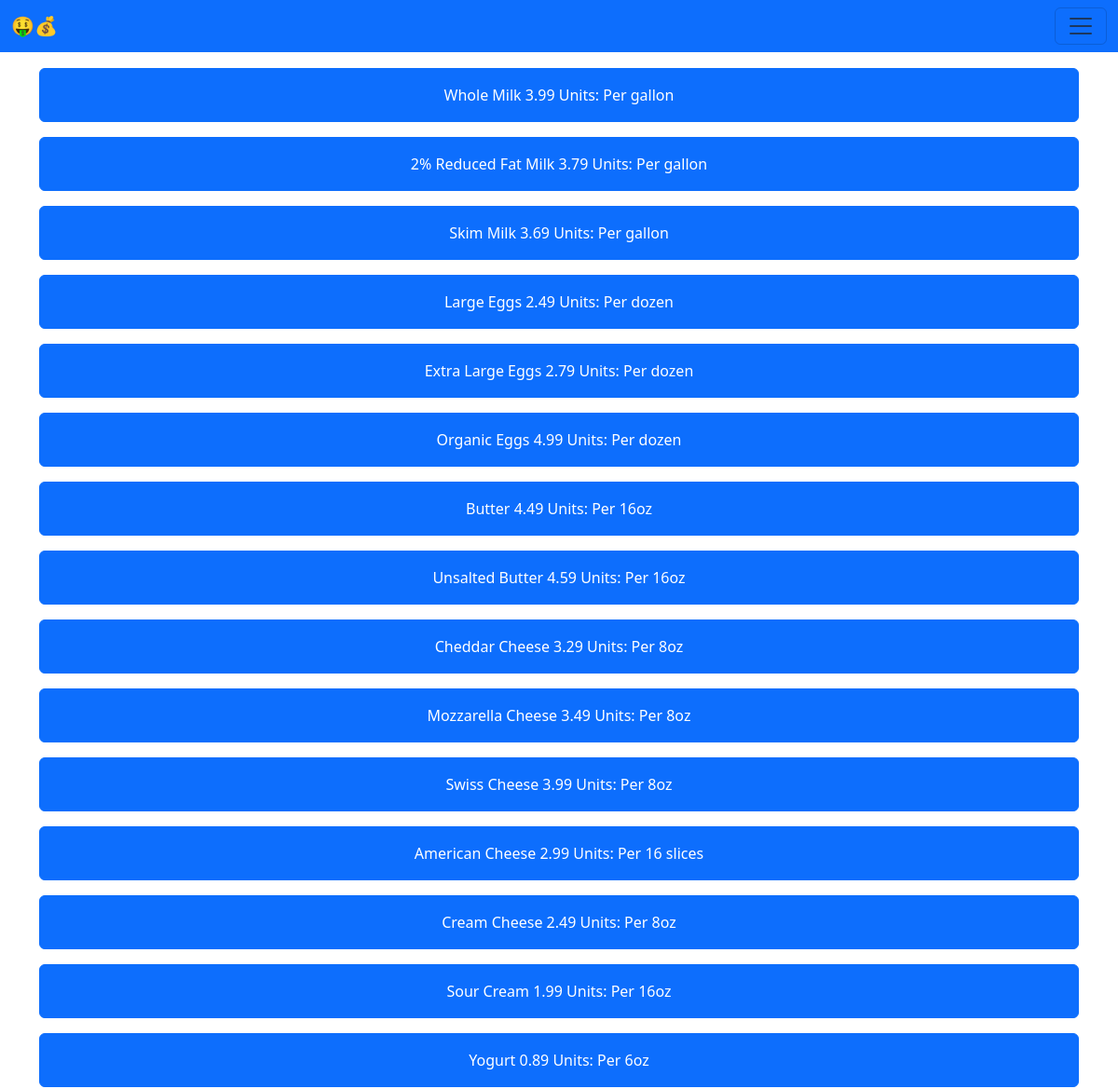
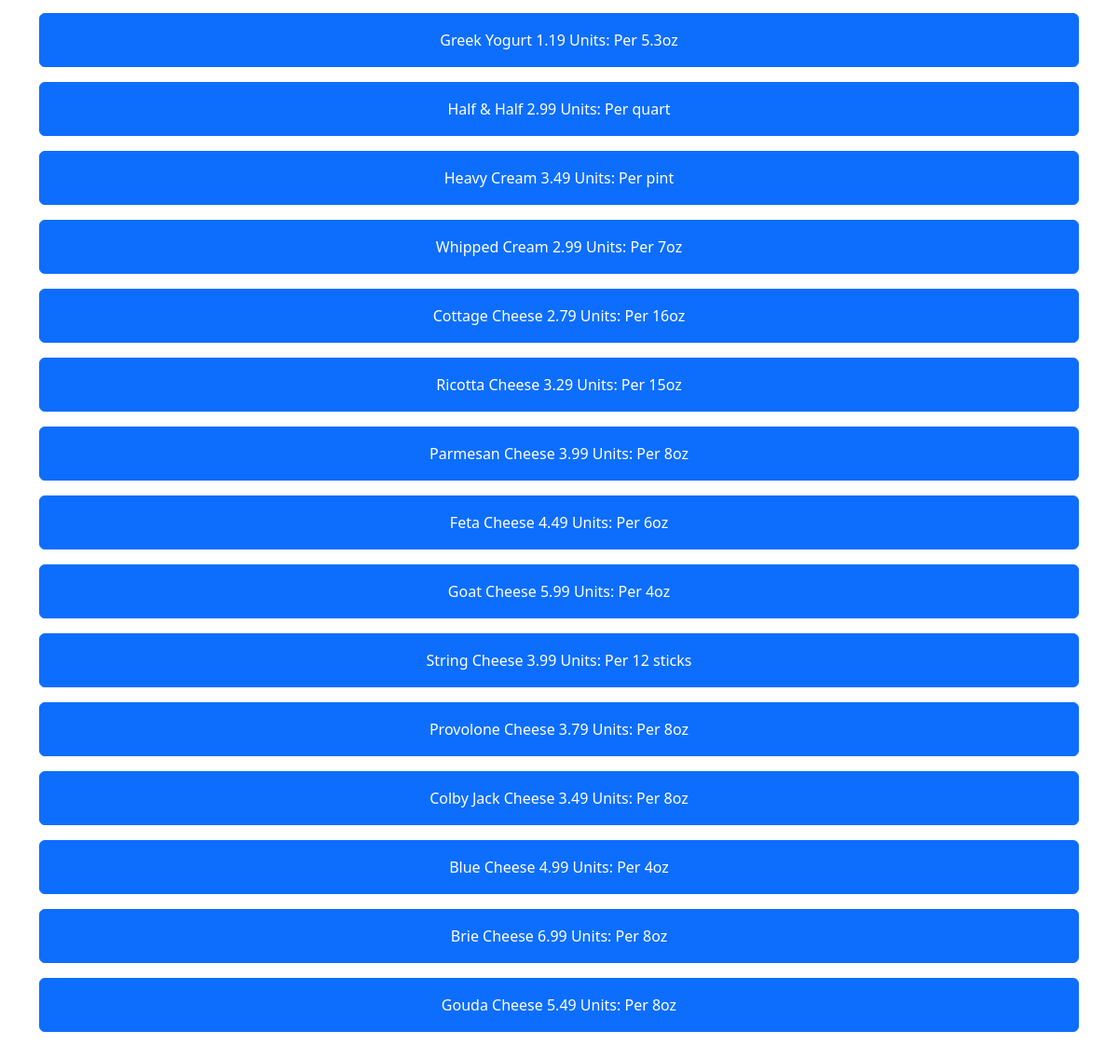
The page /items/Dairy/ on the database its author committed (2 pictures, top to bottom).
### sales/models.py (models this page shows, shortened)
class Items(models.Model):
    id = models.AutoField(primary_key=True)
    name = models.TextField()
    price = models.FloatField()
    category = models.TextField(blank=True, null=True)
    unit = models.TextField(blank=True, null=True)
    website_link = models.TextField(blank=True, null=True)
    last_updated = models.TextField(blank=True, null=True)  # This field type is a guess.
    class Meta:
        managed = False
        db_table = 'grocery_items'

### sales/views.py (the view)
# urls.py: path('items/<str:cat>/',views.items,name='items'),
def items(request,cat):
    data = Items.objects.filter(category=cat)
    return render(request,'sales/items.html',{
        'data':data
    })

### sales/templates/sales/items.html (shortened to what this page needs)
{% extends 'sales/layout.html' %}
{% block body %}
    {% for i in data %}
    <div class="mb-3 d-flex">
       <button id='main-btn' onclick="fix('{{i.website_link}}','{{i.name}}')" class="btn btn-primary w-100 p-3">{{i.name}} {{i.price}} Units: Per {{i.unit}}</button>
    </div>
    {% endfor %}
{% endblock %}

### sales/templates/sales/layout.html (shortened to what this page needs)
{% load static %}
<!DOCTYPE html>
<html lang="en">
    <head>
        <link href="https://cdn.jsdelivr.net/npm/bootstrap@5.3.3/dist/css/bootstrap.min.css" rel="stylesheet">
        <link href="{% static 'sales/styles.css' %}" rel="stylesheet">
    </head>
    <body>
            <nav class="navbar bg-primary fixed-top">
                <div class="container-fluid">
                  <a class="navbar-brand" href="/">🤑💰</a>
                  <button class="navbar-toggler" type="button" data-bs-toggle="offcanvas" data-bs-target="#offcanvasNavbar" aria-controls="offcanvasNavbar" aria-label="Toggle navigation">
                    <span class="navbar-toggler-icon"></span>
                  </button>
                </div>
              </nav>
        <main class="container py-5 text-center">
            <div style="padding-top: 25px;"></div>
            <div id = 'body'>
        {% block body %}
        {% endblock %}
        </div>
        </main>
    </body>
</html>

### rows shown on the page
Items: name "Whole Milk", price "3.99", unit "gallon"
Items: name "2% Reduced Fat Milk", price "3.79", unit "gallon"
Items: name "Skim Milk", price "3.69", unit "gallon"
Items: name "Large Eggs", price "2.49", unit "dozen"
Items: name "Extra Large Eggs", price "2.79", unit "dozen"
Items: name "Organic Eggs", price "4.99", unit "dozen"
Items: name "Butter", price "4.49", unit "16oz"
Items: name "Unsalted Butter", price "4.59", unit "16oz"
Items: name "Cheddar Cheese", price "3.29", unit "8oz"
Items: name "Mozzarella Cheese", price "3.49", unit "8oz"
Items: name "Swiss Cheese", price "3.99", unit "8oz"
Items: name "American Cheese", price "2.99", unit "16 slices"
Items: name "Cream Cheese", price "2.49", unit "8oz"
Items: name "Sour Cream", price "1.99", unit "16oz"
Items: name "Yogurt", price "0.89", unit "6oz"
Items: name "Greek Yogurt", price "1.19", unit "5.3oz"
Items: name "Half & Half", price "2.99", unit "quart"
Items: name "Heavy Cream", price "3.49", unit "pint"
Items: name "Whipped Cream", price "2.99", unit "7oz"
Items: name "Cottage Cheese", price "2.79", unit "16oz"
Items: name "Ricotta Cheese", price "3.29", unit "15oz"
Items: name "Parmesan Cheese", price "3.99", unit "8oz"
Items: name "Feta Cheese", price "4.49", unit "6oz"
Items: name "Goat Cheese", price "5.99", unit "4oz"
Items: name "String Cheese", price "3.99", unit "12 sticks"
Items: name "Provolone Cheese", price "3.79", unit "8oz"
Items: name "Colby Jack Cheese", price "3.49", unit "8oz"
Items: name "Blue Cheese", price "4.99", unit "4oz"
Items: name "Brie Cheese", price "6.99", unit "8oz"
Items: name "Gouda Cheese", price "5.49", unit "8oz"
